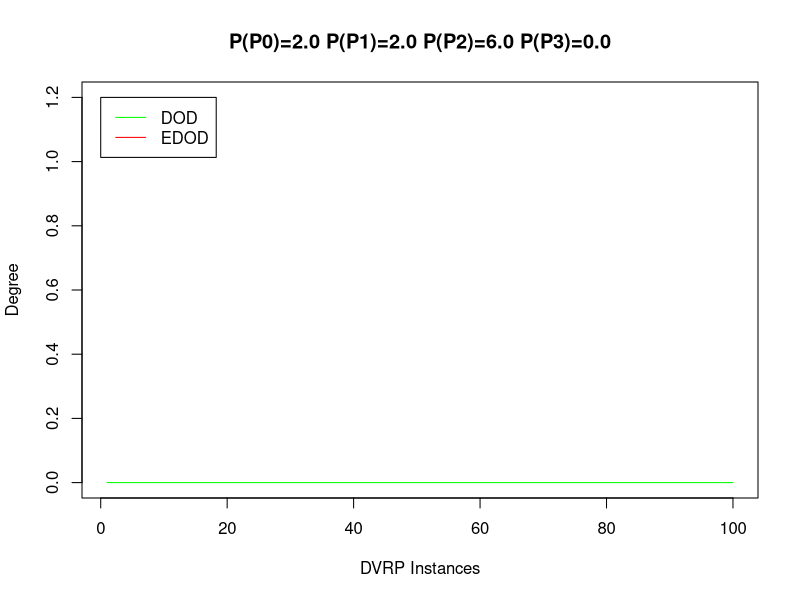

The R script that drew this image:
dodX <- c(1:100)
dodY <- c(0.0,0.0,0.0,0.0,0.0,0.0,0.0,0.0,0.0,0.0,0.0,0.0,0.0,0.0,0.0,0.0,0.0,0.0,0.0,0.0,0.0,0.0,0.0,0.0,0.0,0.0,0.0,0.0,0.0,0.0,0.0,0.0,0.0,0.0,0.0,0.0,0.0,0.0,0.0,0.0,0.0,0.0,0.0,0.0,0.0,0.0,0.0,0.0,0.0,0.0,0.0,0.0,0.0,0.0,0.0,0.0,0.0,0.0,0.0,0.0,0.0,0.0,0.0,0.0,0.0,0.0,0.0,0.0,0.0,0.0,0.0,0.0,0.0,0.0,0.0,0.0,0.0,0.0,0.0,0.0,0.0,0.0,0.0,0.0,0.0,0.0,0.0,0.0,0.0,0.0,0.0,0.0,0.0,0.0,0.0,0.0,0.0,0.0,0.0,0.0)
edodX <- c(1:100)
edodY <- c(NaN,NaN,NaN,NaN,NaN,NaN,NaN,NaN,NaN,NaN,NaN,NaN,NaN,NaN,NaN,NaN,NaN,NaN,NaN,NaN,NaN,NaN,NaN,NaN,NaN,NaN,NaN,NaN,NaN,NaN,NaN,NaN,NaN,NaN,NaN,NaN,NaN,NaN,NaN,NaN,NaN,NaN,NaN,NaN,NaN,NaN,NaN,NaN,NaN,NaN,NaN,NaN,NaN,NaN,NaN,NaN,NaN,NaN,NaN,NaN,NaN,NaN,NaN,NaN,NaN,NaN,NaN,NaN,NaN,NaN,NaN,NaN,NaN,NaN,NaN,NaN,NaN,NaN,NaN,NaN,NaN,NaN,NaN,NaN,NaN,NaN,NaN,NaN,NaN,NaN,NaN,NaN,NaN,NaN,NaN,NaN,NaN,NaN,NaN,NaN)
plot(dodX, dodY, type="l", main="P(P0)=2.0 P(P1)=2.0 P(P2)=6.0 P(P3)=0.0", ylim=c(0,1.2), col="green", xlab="DVRP Instances", ylab="Degree")
lines(edodX, edodY, col="red")
legend(0,1.2,c("DOD", "EDOD"), col=c("green", "red"), lty=1)